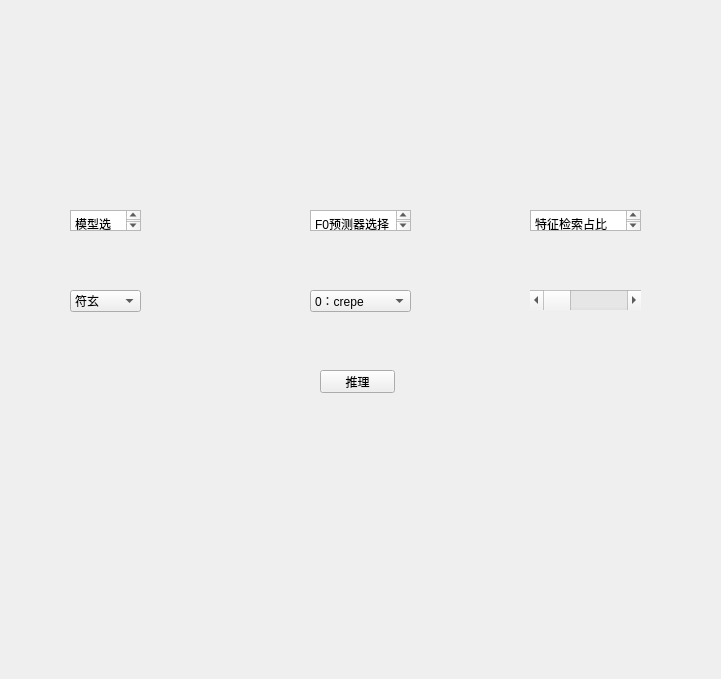
<?xml version="1.0" encoding="UTF-8"?>
<ui version="4.0">
 <class>Form</class>
 <widget class="QWidget" name="Form">
  <property name="geometry">
   <rect>
    <x>0</x>
    <y>0</y>
    <width>721</width>
    <height>679</height>
   </rect>
  </property>
  <property name="cursor">
   <cursorShape>UpArrowCursor</cursorShape>
  </property>
  <property name="acceptDrops">
   <bool>false</bool>
  </property>
  <property name="windowTitle">
   <string>AI语音</string>
  </property>
  <widget class="QComboBox" name="Model">
   <property name="geometry">
    <rect>
     <x>70</x>
     <y>290</y>
     <width>71</width>
     <height>22</height>
    </rect>
   </property>
   <property name="contextMenuPolicy">
    <enum>Qt::DefaultContextMenu</enum>
   </property>
   <property name="toolTipDuration">
    <number>-1</number>
   </property>
   <property name="editable">
    <bool>false</bool>
   </property>
   <property name="currentText">
    <string>符玄</string>
   </property>
   <property name="currentIndex">
    <number>0</number>
   </property>
   <property name="insertPolicy">
    <enum>QComboBox::InsertAlphabetically</enum>
   </property>
   <property name="placeholderText">
    <string>Model</string>
   </property>
   <property name="duplicatesEnabled">
    <bool>false</bool>
   </property>
   <property name="frame">
    <bool>true</bool>
   </property>
   <property name="modelColumn">
    <number>0</number>
   </property>
   <item>
    <property name="text">
     <string>符玄</string>
    </property>
   </item>
   <item>
    <property name="text">
     <string>魈</string>
    </property>
   </item>
  </widget>
  <widget class="QPlainTextEdit" name="plainTextEdit">
   <property name="geometry">
    <rect>
     <x>70</x>
     <y>210</y>
     <width>71</width>
     <height>21</height>
    </rect>
   </property>
   <property name="readOnly">
    <bool>true</bool>
   </property>
   <property name="plainText">
    <string>模型选择</string>
   </property>
   <property name="backgroundVisible">
    <bool>true</bool>
   </property>
  </widget>
  <widget class="QPlainTextEdit" name="plainTextEdit_2">
   <property name="geometry">
    <rect>
     <x>310</x>
     <y>210</y>
     <width>101</width>
     <height>21</height>
    </rect>
   </property>
   <property name="readOnly">
    <bool>true</bool>
   </property>
   <property name="plainText">
    <string>F0预测器选择</string>
   </property>
   <property name="placeholderText">
    <string/>
   </property>
  </widget>
  <widget class="QComboBox" name="comboBox">
   <property name="geometry">
    <rect>
     <x>310</x>
     <y>290</y>
     <width>101</width>
     <height>22</height>
    </rect>
   </property>
   <property name="currentIndex">
    <number>0</number>
   </property>
   <item>
    <property name="text">
     <string>0：crepe</string>
    </property>
   </item>
   <item>
    <property name="text">
     <string>1：pm</string>
    </property>
   </item>
   <item>
    <property name="text">
     <string>2：dio</string>
    </property>
   </item>
   <item>
    <property name="text">
     <string>3：harvest</string>
    </property>
   </item>
   <item>
    <property name="text">
     <string>4：rmvpe</string>
    </property>
   </item>
   <item>
    <property name="text">
     <string>5：fcpe</string>
    </property>
   </item>
  </widget>
  <widget class="QPlainTextEdit" name="plainTextEdit_3">
   <property name="geometry">
    <rect>
     <x>530</x>
     <y>210</y>
     <width>111</width>
     <height>21</height>
    </rect>
   </property>
   <property name="plainText">
    <string>特征检索占比</string>
   </property>
  </widget>
  <widget class="QScrollBar" name="horizontalScrollBar">
   <property name="geometry">
    <rect>
     <x>530</x>
     <y>290</y>
     <width>111</width>
     <height>20</height>
    </rect>
   </property>
   <property name="minimum">
    <number>0</number>
   </property>
   <property name="maximum">
    <number>10</number>
   </property>
   <property name="singleStep">
    <number>1</number>
   </property>
   <property name="pageStep">
    <number>1</number>
   </property>
   <property name="value">
    <number>0</number>
   </property>
   <property name="sliderPosition">
    <number>0</number>
   </property>
   <property name="tracking">
    <bool>true</bool>
   </property>
   <property name="orientation">
    <enum>Qt::Horizontal</enum>
   </property>
   <property name="invertedAppearance">
    <bool>false</bool>
   </property>
   <property name="invertedControls">
    <bool>true</bool>
   </property>
  </widget>
  <widget class="QPushButton" name="pushButton">
   <property name="geometry">
    <rect>
     <x>320</x>
     <y>370</y>
     <width>75</width>
     <height>23</height>
    </rect>
   </property>
   <property name="text">
    <string>推理</string>
   </property>
   <property name="autoDefault">
    <bool>true</bool>
   </property>
  </widget>
  <zorder>plainTextEdit</zorder>
  <zorder>Model</zorder>
  <zorder>plainTextEdit_2</zorder>
  <zorder>comboBox</zorder>
  <zorder>plainTextEdit_3</zorder>
  <zorder>horizontalScrollBar</zorder>
  <zorder>pushButton</zorder>
 </widget>
 <resources/>
 <connections/>
</ui>
